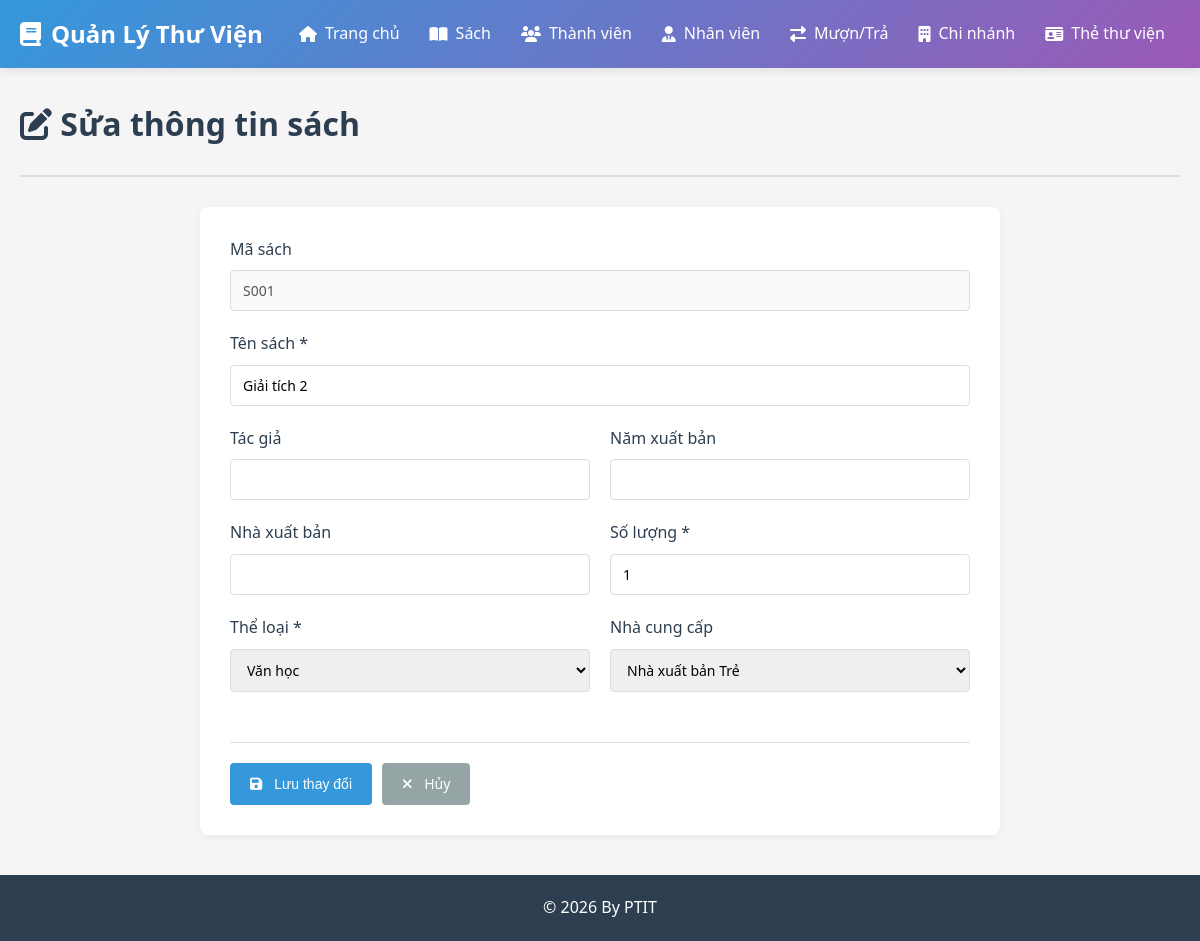
The page /sach/S001/sua on the database as committed earlier.
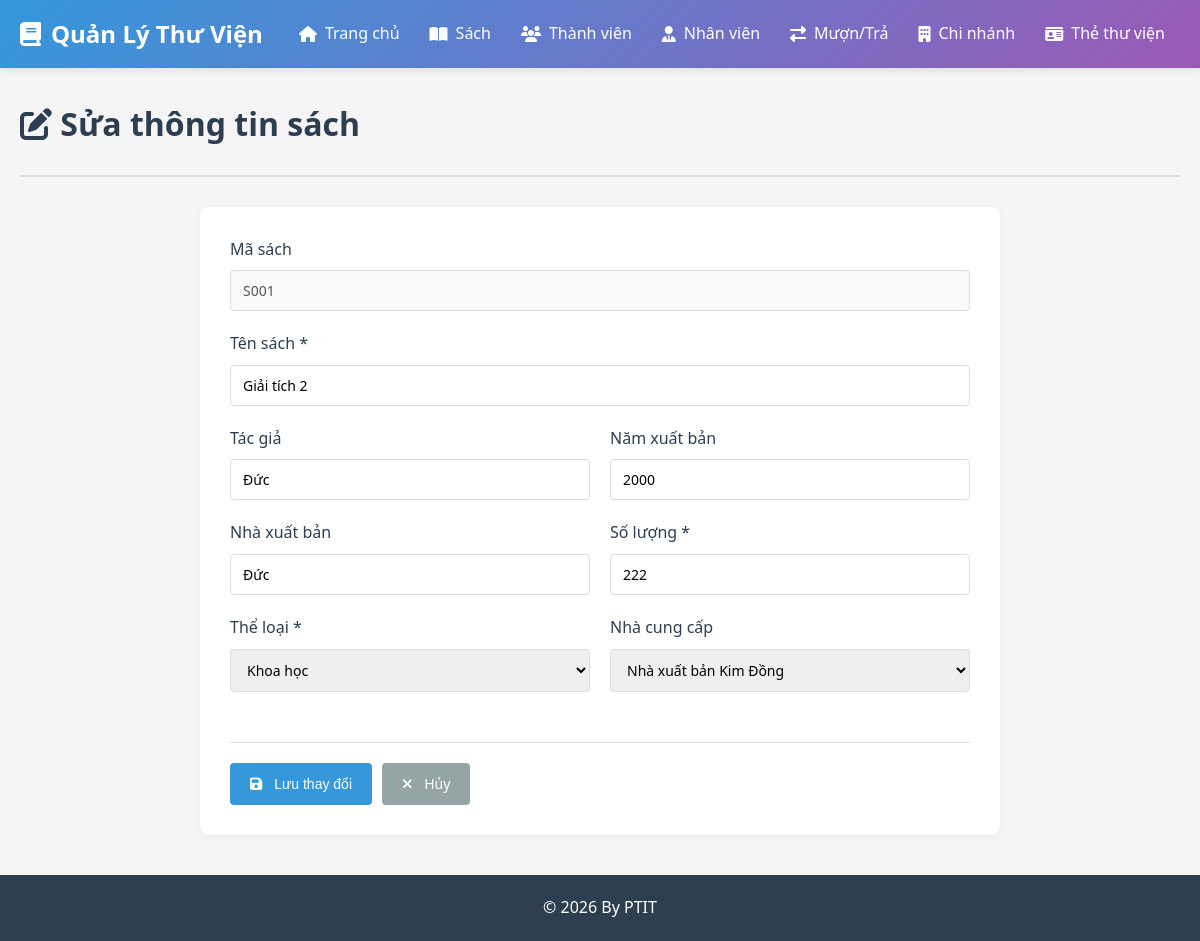
The same page on the database as committed later.
### app/models/__init__.py (models this page shows, shortened)
class Sach(db.Model):
    __tablename__ = 'sach'
    ma_sach = db.Column(db.String(10), primary_key=True)
    ten_sach = db.Column(db.String(200), nullable=False)
    tac_gia = db.Column(db.String(150))
    nam_xb = db.Column(db.Integer)
    nha_xb = db.Column(db.String(150))
    so_luong = db.Column(db.Integer, default=0)
    ma_tl = db.Column(db.String(10), db.ForeignKey('thai_loai.ma_tl'), nullable=False)
    ma_ncc = db.Column(db.String(10), db.ForeignKey('nha_cung_cap.ma_ncc'))
    ban_sao = db.relationship('BanSao', backref='sach', lazy=True, cascade='all, delete-orphan')

class ThaiLoai(db.Model):
    __tablename__ = 'thai_loai'
    ma_tl = db.Column(db.String(10), primary_key=True)
    ten_tl = db.Column(db.String(100), nullable=False)
    sach = db.relationship('Sach', backref='thai_loai', lazy=True, cascade='all, delete-orphan')

class NhaCungCap(db.Model):
    __tablename__ = 'nha_cung_cap'
    ma_ncc = db.Column(db.String(10), primary_key=True)
    ten_ncc = db.Column(db.String(150), nullable=False)
    dia_chi = db.Column(db.String(255))
    sdt = db.Column(db.String(15))
    email = db.Column(db.String(100))
    sach = db.relationship('Sach', backref='nha_cung_cap', lazy=True, cascade='all, delete-orphan')

### app/routes/__init__.py (the view, shortened to what this page needs)
@bp.route('/sach/<ma_sach>/sua', methods=['GET', 'POST'])
def sua_sach(ma_sach):
    sach = db.session.get(Sach, ma_sach)
    if not sach:
        flash('Không tìm thấy sách', 'danger')
        return redirect(url_for('main.danh_sach_sach'))
    the_loai = db.session.query(ThaiLoai).all()
    nha_cung_cap = db.session.query(NhaCungCap).all()
    return render_template('sach/sua.html', sach=sach, the_loai=the_loai, nha_cung_cap=nha_cung_cap)

### app/templates/sach/sua.html (shortened to what this page needs)
{% extends "base.html" %}
{% block content %}
<div class="page-header">
    <h1><i class="fas fa-edit"></i> Sửa thông tin sách</h1>
</div>
<div class="form-container">
    <form method="POST" class="form">
        <div class="form-group">
            <label for="ma_sach">Mã sách</label>
            <input type="text" id="ma_sach" value="{{ sach.ma_sach }}" disabled>
        </div>
        <div class="form-group">
            <label for="ten_sach">Tên sách *</label>
            <input type="text" id="ten_sach" name="ten_sach" value="{{ sach.ten_sach }}" required>
        </div>
        <div class="form-row">
            <div class="form-group">
                <label for="tac_gia">Tác giả</label>
                <input type="text" id="tac_gia" name="tac_gia" value="{{ sach.tac_gia or '' }}">
            </div>
            <div class="form-group">
                <label for="nam_xb">Năm xuất bản</label>
                <input type="number" id="nam_xb" name="nam_xb" value="{{ sach.nam_xb or '' }}">
            </div>
        </div>
        <div class="form-row">
            <div class="form-group">
                <label for="nha_xb">Nhà xuất bản</label>
                <input type="text" id="nha_xb" name="nha_xb" value="{{ sach.nha_xb or '' }}">
            </div>
            <div class="form-group">
                <label for="so_luong">Số lượng *</label>
                <input type="number" id="so_luong" name="so_luong" value="{{ sach.so_luong }}" required min="0">
            </div>
        </div>
        <div class="form-row">
            <div class="form-group">
                <label for="ma_tl">Thể loại *</label>
                <select id="ma_tl" name="ma_tl" required>
                    {% for tl in the_loai %}
                    <option value="{{ tl.ma_tl }}" {% if tl.ma_tl == sach.ma_tl %}selected{% endif %}>{{ tl.ten_tl }}</option>
                    {% endfor %}
                </select>
            </div>
            <div class="form-group">
                <label for="ma_ncc">Nhà cung cấp</label>
                <select id="ma_ncc" name="ma_ncc">
                    {% for ncc in nha_cung_cap %}
                    <option value="{{ ncc.ma_ncc }}" {% if ncc.ma_ncc == sach.ma_ncc %}selected{% endif %}>{{ ncc.ten_ncc }}</option>
                    {% endfor %}
                </select>
            </div>
        </div>
        <div class="form-actions">
            <button type="submit" class="btn btn-primary">
                <i class="fas fa-save"></i> Lưu thay đổi
            </button>
            <a href="{{ url_for('main.danh_sach_sach') }}" class="btn btn-secondary">
                <i class="fas fa-times"></i> Hủy
            </a>
        </div>
    </form>
</div>
{% endblock %}

Rows that differ between the two databases and show on the page:
changed Sach "Giải tích 2": tac_gia (not shown) → "Đức"; nam_xb (not shown) → "2000"; nha_xb (not shown) → "Đức"; so_luong "1" → "222"; ma_tl "Văn học" → "Khoa học"; ma_ncc "Nhà xuất bản Trẻ" → "Nhà xuất bản Kim Đồng"
